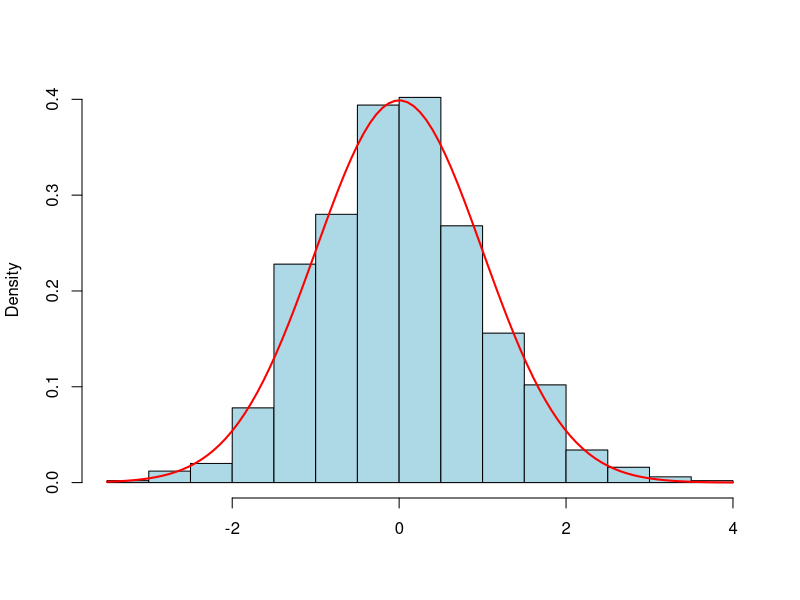
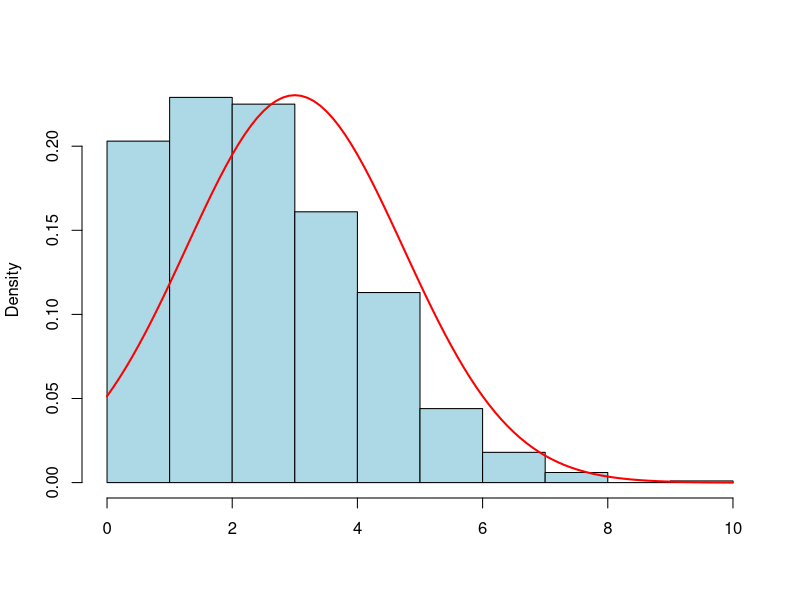
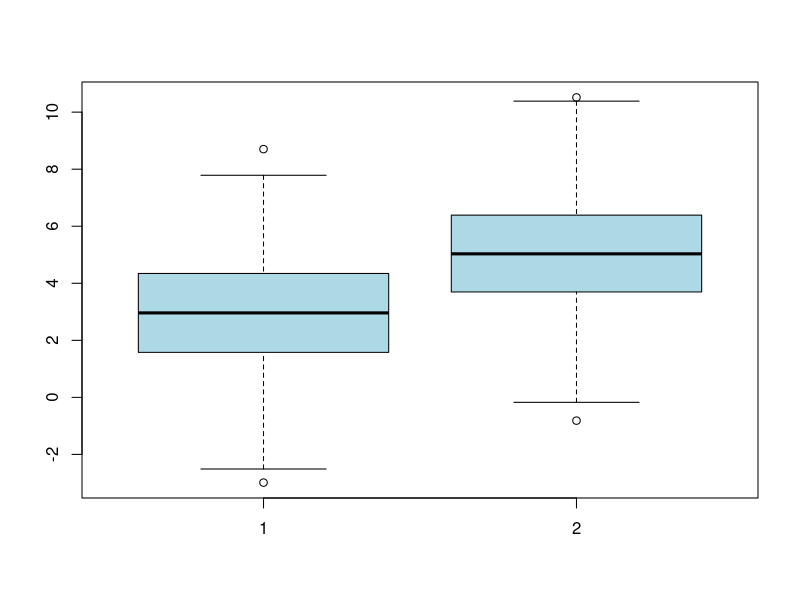
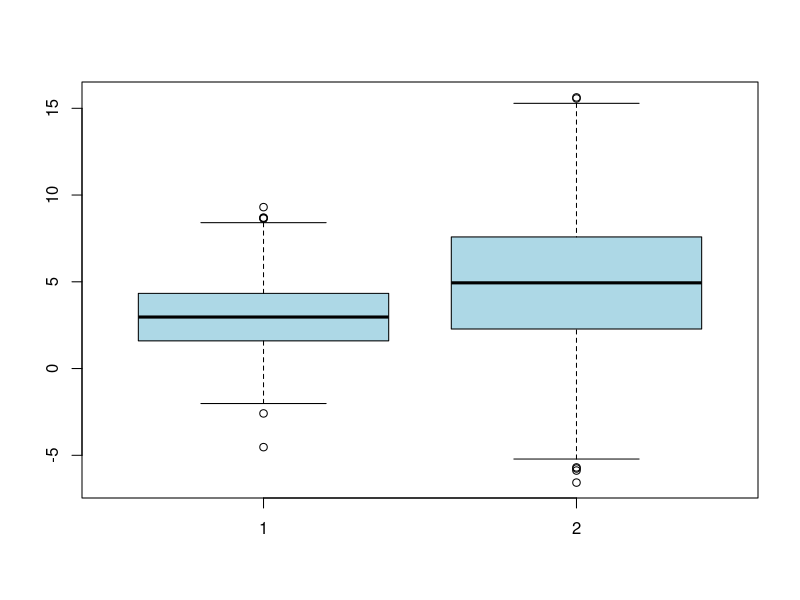
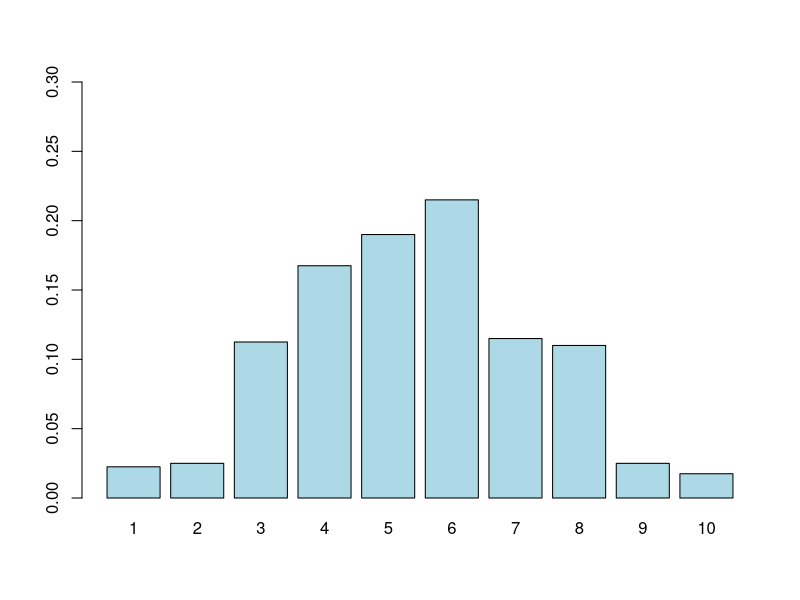
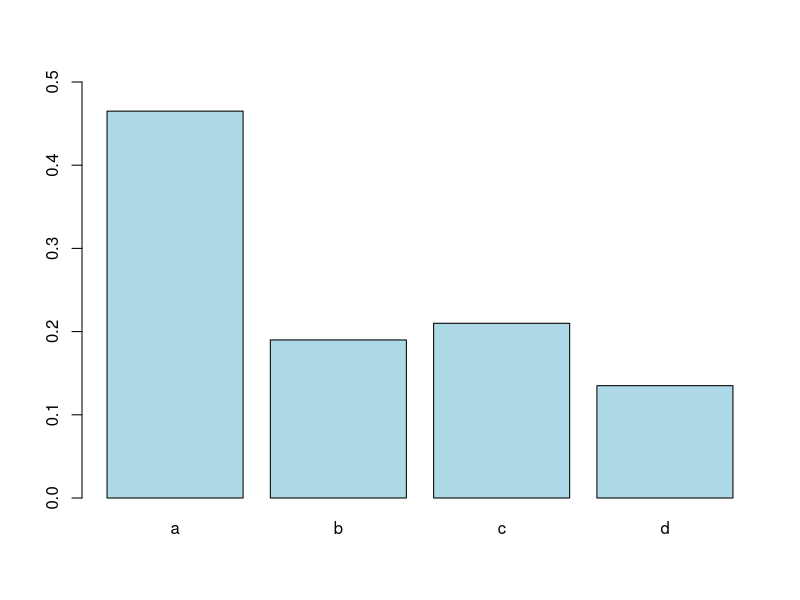
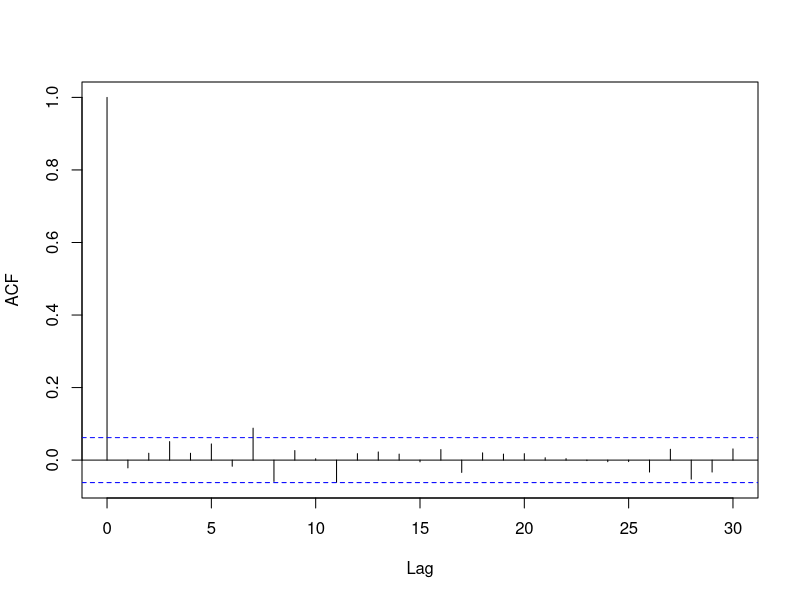
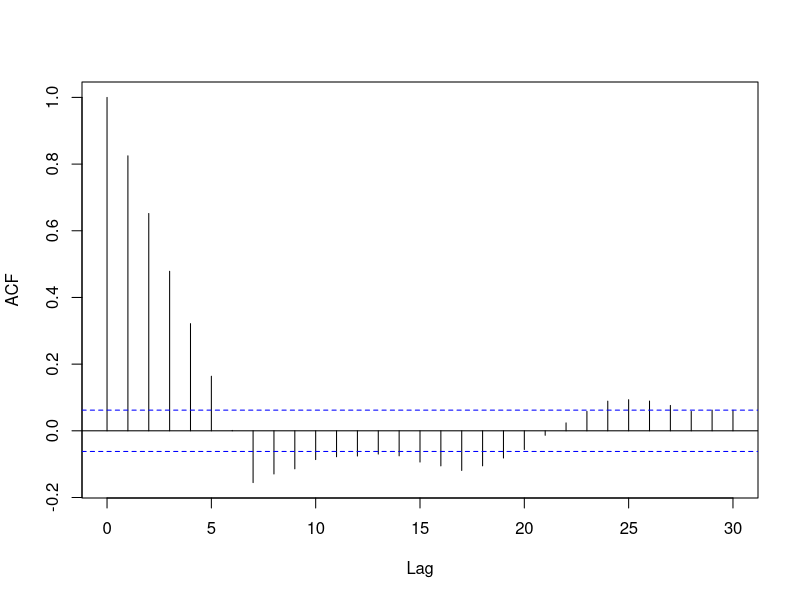

The R script that drew these images, in order:
## ---- chunk 1
hist(rnorm(1000),freq = F, col = "lightblue", main ="", xlab='')
curve(dnorm(x),add = T, col="red", lw=2)
## ---- chunk 2
hist(rpois(1000, lambda = 3),freq = F, breaks=10, col = "lightblue", main ="", xlab='')
curve(dnorm(x, mean = 3, sd = sqrt(3)),add = T, col="red", lw=2)
## ---- chunk 3
boxplot(rnorm(500, 3, 2), rnorm(500, 5, 2), col = "lightblue")
## ---- chunk 4
boxplot(rnorm(500, 3, 2), rnorm(500, 5, 4), col = "lightblue")
## ---- chunk 5
catego = sample(1:10, 400, replace= T, c(0.02, 0.03,0.10,0.15, 0.20, 0.20,0.15, 0.10,0.03, 0.02))
barplot(prop.table(table(catego)), ylim =c(0, 0.3),col='lightblue')
## ---- chunk 6
catego = sample(c('a','b','c','d'), 200, replace= T, prob = c(0.45, 0.25, 0.20, 0.1))
barplot(prop.table(table(catego)), ylim =c(0, 0.5),col='lightblue')
## ---- chunk 7
x <- rnorm(1000)
acf(x, main = "")
## ---- chunk 8
x <- filter(rnorm(1000), filter=rep(1,7), circular=TRUE)
acf(x, main = "")
